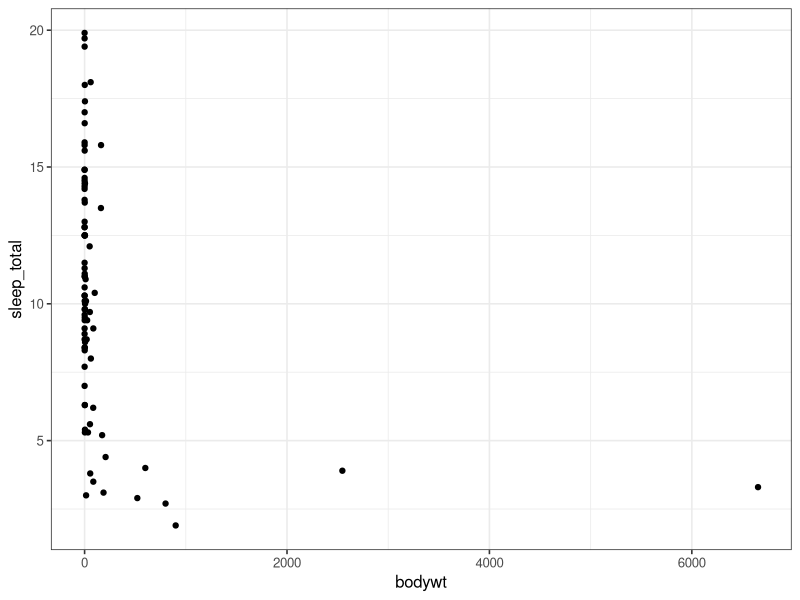
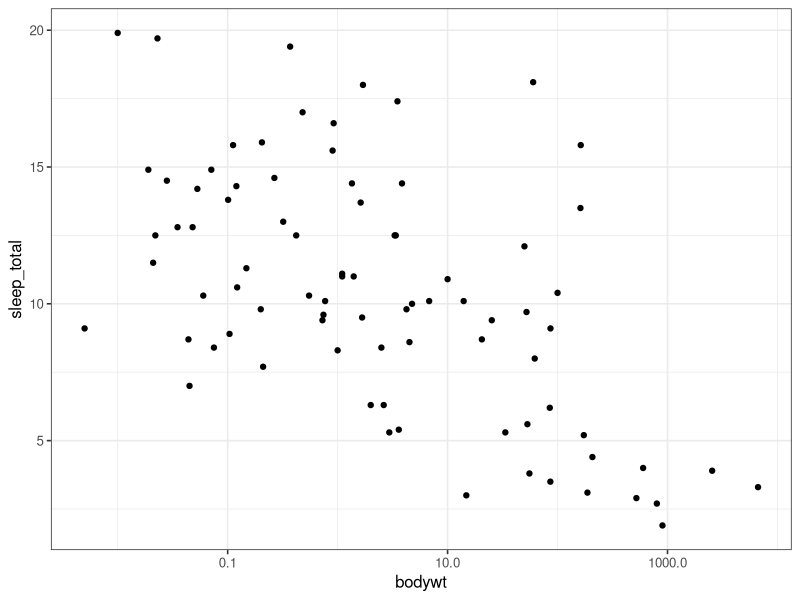
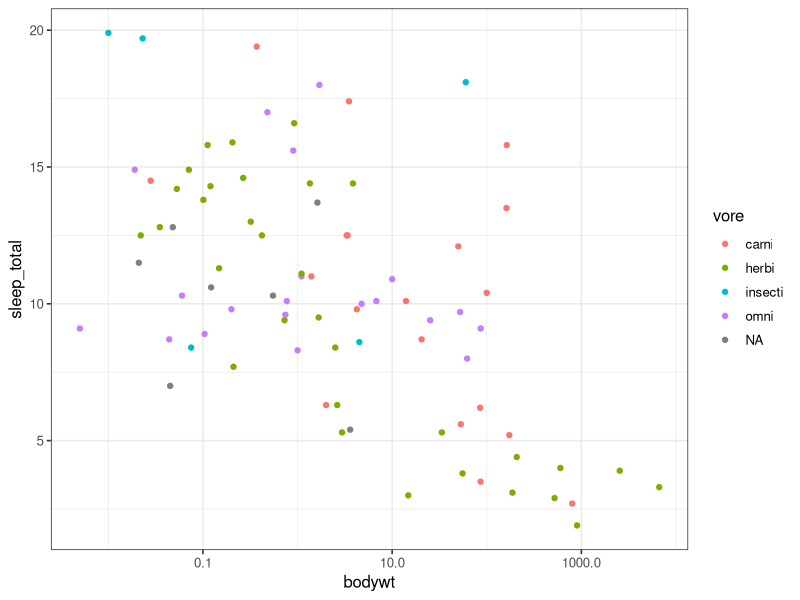
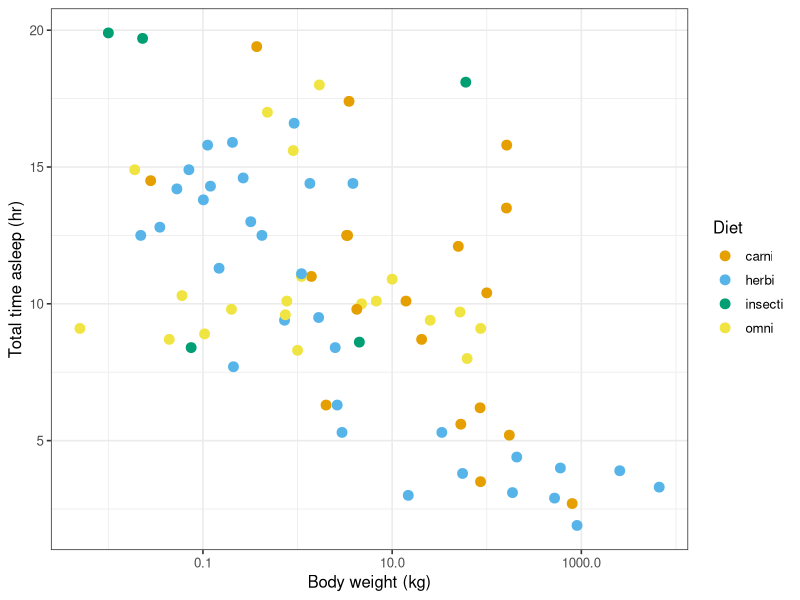

Write the R code that produced these figures, in order.
## ---- chunk 1
library(knitr) # enables knit output formatting
  opts_chunk$set(fig.align="center", fig.height=3, fig.width=4) # format knit output
library(tidyverse) # contains ggplot2, dplyr, tidyr, readr, stringr, etc
  theme_set(theme_bw(base_size = 12)) # set default plot theme for ggplot2
  options(scipen=10000) # force ggplot2 not to use scientific notation
## ---- chunk 2
head(msleep)
## ---- chunk 3
# extract the "name" and "sleep_total" columns
msleep_subset <- msleep %>%
  select(name, sleep_total)
## ---- chunk 4
# filter subsetted msleep data for mammals that
# sleep less than 8 hours
msleep_subset %>%
  filter(sleep_total < 8)
## ---- chunk 5
msleep_filt <- msleep %>%
  select(name, sleep_total) %>%
  filter(sleep_total < 8)
msleep_filt
## ---- chunk 6
# your R code here
## ---- chunk 7
# your R code here
## ---- chunk 8
# calculate the mean and median sleep total
# for each type of diet
msleep %>%
  group_by(vore) %>%
  summarize(median_sleep = median(sleep_total),
            mean_sleep = mean(sleep_total))
## ---- chunk 9
# add a calculation for the # of mammals sampled per diet
msleep %>%
  group_by(vore) %>%
  summarize(median_sleep = median(sleep_total),
            mean_sleep = mean(sleep_total),
            count = n())
## ---- chunk 10
# your R code here
## ---- chunk 11
# your R code here
## ---- chunk 12
# plot total sleep vs body weight for each mammal
ggplot(msleep, aes(x = bodywt, y = sleep_total)) +
  geom_point()
## ---- chunk 13
# convert x-axis to log scale
ggplot(msleep, aes(x = bodywt, y = sleep_total)) +
  geom_point() +
  scale_x_log10()
## ---- chunk 14
# color the points by diet
ggplot(msleep, aes(x = bodywt, y = sleep_total, color = vore)) +
  geom_point() +
  scale_x_log10()
## ---- chunk 15
# make it pretty
msleep %>%
  filter(!is.na(vore)) %>% 
  ggplot(aes(x = bodywt, y = sleep_total, color = vore)) +
    geom_point(size = 3) +
    scale_x_log10() +
    labs(x = "Body weight (kg)", y = "Total time asleep (hr)", color = "Diet") +
    scale_color_manual(values = c("#E69F00", "#56B4E9", "#009E73","#F0E442", "#0072B2", 
                                  "#D55E00", "#CC79A7", "#999999"))
## ---- chunk 16
# your R code here
## ---- chunk 17
# your R code here
